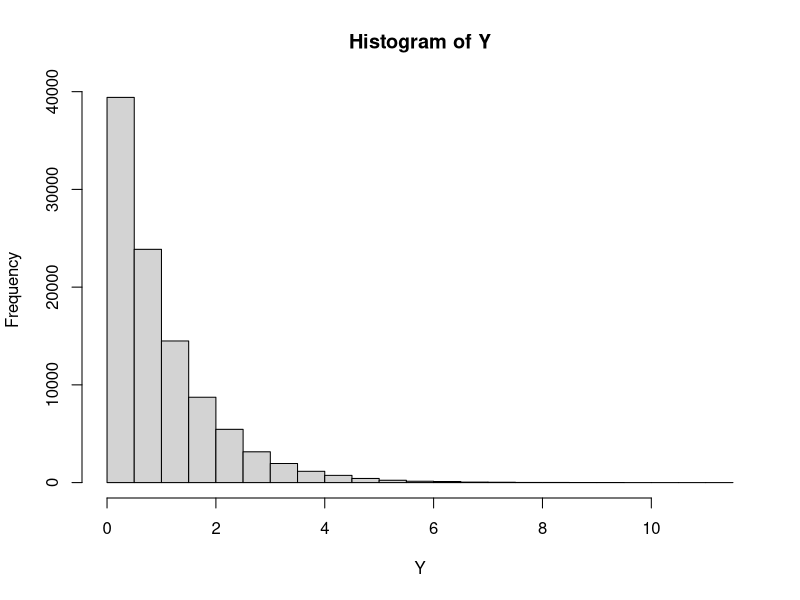
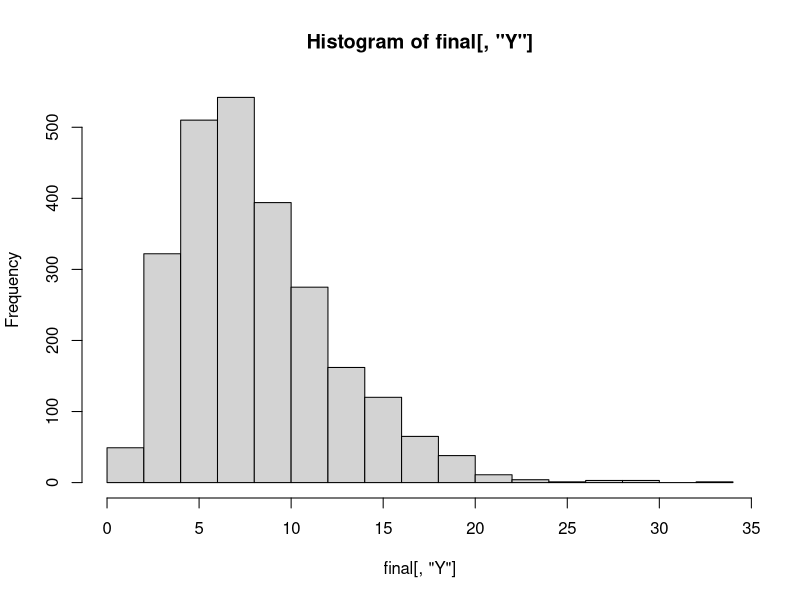
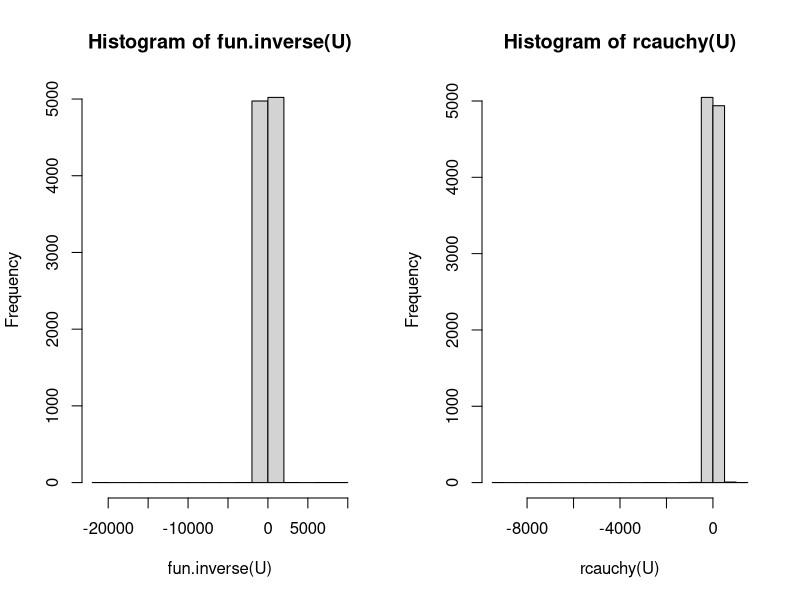
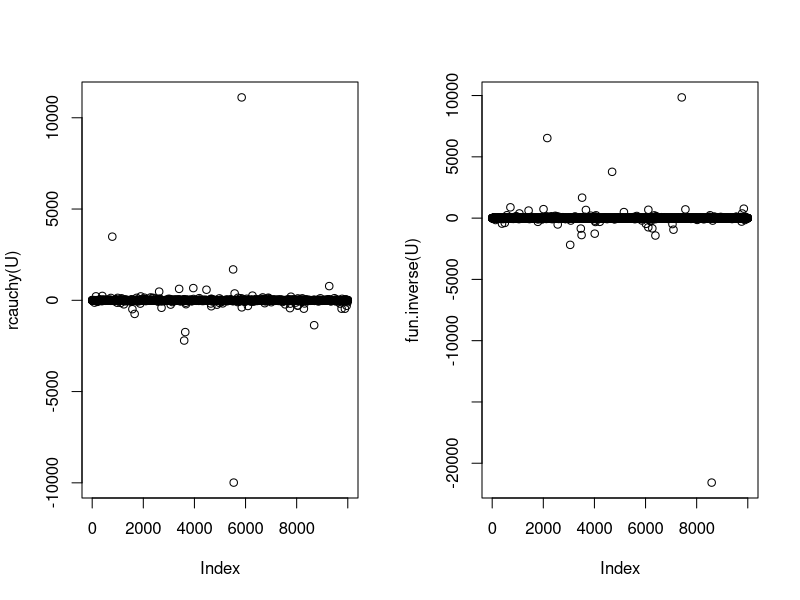
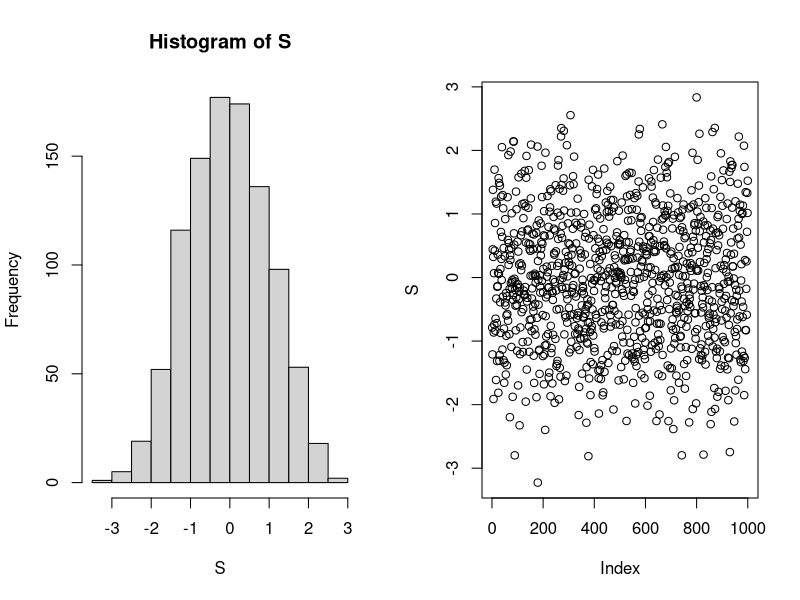
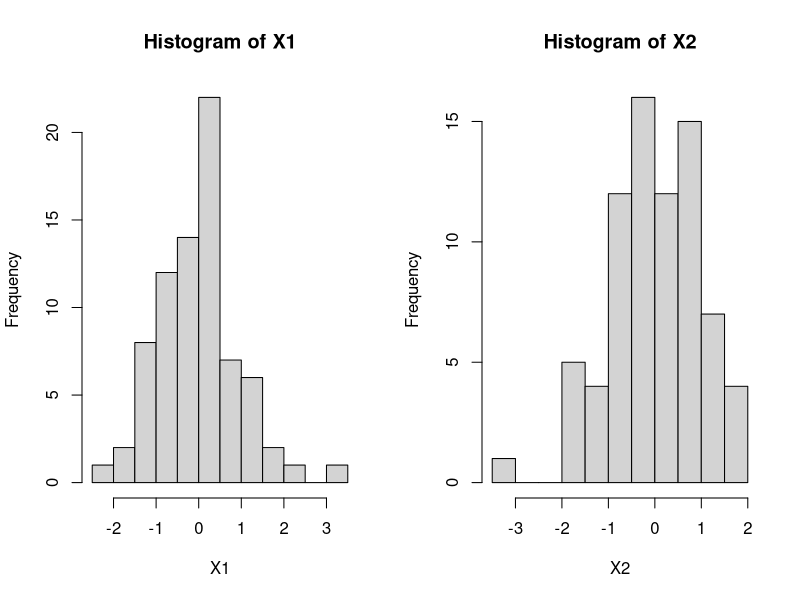

Write R code to recreate these figures, in order. (Note: this script raises an error after producing the figures.)
# 1.3 exercise 

Nsim <- 100000
Y    <- rexp(Nsim)
hist(Y)

##
MM <- matrix(nrow=2500, ncol=4)
for(i in 1:2500){
  MM[i, 1:4] <- rexp(4)
}

Y     <- apply(MM, 1, sum)
final <- cbind(MM, 2*Y)
colnames(final) <- c(paste0("X", 1:4), "Y")

hist(final[, "Y"])
shapiro.test(final[, "Y"])


##1.4 exercise
n <- 10000
fun.inverse <- function(x){
  y <- tan(pi*(x-1/2))
  return(y)
}

par(mfrow=c(1,2))

U <- runif(n)
hist(fun.inverse(U))
hist(rcauchy(U))

mean(fun.inverse(U))
mean(rcauchy(U))

plot(rcauchy(U))
plot(fun.inverse(U))

##1.5
n=1000
S <- numeric(n)
for(i in 1:n){
S[i] <- sum(runif(12, min = -1/2, max = 1/2))
}

mean(S)
var(S)

shapiro.test(S)
hist(S)
plot(S)

## 1.6 

U1 <- rnorm(1000, mean = 3, sd=4)
U2 <- rnorm(1000, mean = 3, sd=4)

X1 <- sqrt(-2*log(U1))*cos(2*pi*U2)
X2 <- sqrt(-2*log(U1))*sin(2*pi*U2)
hist(X1)
hist(X2)

shapiro.test(X1)
shapiro.test(X2)

##1.7

nn <- matrix(rnorm(2000), ncol=2)
m  <- 100 
B  <- matrix(rnorm(m*m), nrow=m, ncol=m)
NN <- B*mean(nn)

test <- B*t(B)
E <- mean(NN)
V <- var(NN)
shapiro.test(E)
test/V

## 1.8 exercise
bases       <- list()
bases.names <- list()
bases[['base_1']]  <- c('2',"3", "4", "5")
bases[['base_2']]  <- c('1', "5", "4")
bases[['base_3']]  <- c('1', "5", "4")
bases[['base_4']]  <- c("1", "2", "3")
bases[['base_5']]  <- c("2", "1", "3")
bases.names[['base_1']]  <- "Kanzasas"
bases.names[['base_2']]  <- "Koloradas"
bases.names[['base_3']]  <- "Misisipe"
bases.names[['base_4']]  <- "Nebraska"
bases.names[['base_5']]  <- "Oklahoma"
s <-numeric()
for(i in 1:1000){
pointer1 <- bases[['base_4']]
pointer2 <- bases[['base_5']]
j<-1
cat(bases.names[['base_4']],"||", bases.names[[paste0('base_5')]], "\n")
while(as.numeric(pointer1[1])!=as.numeric(pointer2[1]) | as.numeric(pointer1[2])!=as.numeric(pointer2[2]) | as.numeric(pointer1[3])!=as.numeric(pointer2[3]) | name1!=name2){
  x <- runif(1)
  y <- runif(1)
  if(length(pointer1)==3 & length(pointer2)==3){
  if(0<=x   & x<=0.33) index1=1
  if(0.33<x & x<=0.66) index1=2
  if(0.66<x & x<=1)    index1=3
  
  if(0<=y   & y<=0.33) index2=1
  if(0.33<y & y<=0.66) index2=2
  if(0.66<y & y<=1)    index2=3
  } else
    if(length(pointer1)==4 & length(pointer2)==3){
      if(0<=x   & x<=0.25) index1=1
      if(0.25<x & x<=0.5)  index1=2
      if(0.5<x & x<=0.75)  index1=3
      if(0.75<x & x<=1)    index1=4
      
      if(0<=y   & y<=0.33) index2=1
      if(0.33<y & y<=0.66) index2=2
      if(0.66<y & y<=1)    index2=3
      }
    if(length(pointer1)==3 & length(pointer2)==4){
      if(0<=y   & y<=0.25) index2=1
      if(0.25<y & y<=0.5)  index2=2
      if(0.5<y & y<=0.75)  index2=3
      if(0.75<y & y<=1)    index2=4
      
      if(0<=x   & x<=0.33) index1=1
      if(0.33<x & x<=0.66) index1=2
      if(0.66<x & x<=1)    index1=3
    }
    pos1 <- pointer1[index1]
    pos2 <- pointer2[index2]
    bases[[paste0('base_', pos1)]] -> pointer1
    bases[[paste0('base_', pos2)]] -> pointer2
    cat(bases.names[[paste0('base_', pos1)]],"||", bases.names[[paste0('base_', pos2)]], "\n")
    name1 <- bases.names[[paste0('base_', pos1)]]
    name2 <- bases.names[[paste0('base_', pos2)]]
    j= j+1

}
cat("----------------- \n")
s[i] <- j -1
}
mean(s)
var(s)

##1.8 example
example <- function(x){
  y <- 1/(1+sin(2*x)*log(x)^2)
  return(y)
}

plot(example(rnorm(1000, sd=0.4, mean=2)))
n   <- 100000
nn  <- runif(n, 0.1, 2.1)
int <- numeric(n-9)
ss  <- example(nn)
for(i in 1:n){
  int[i-9] <- sum(ss[1:i]/i)
}
int[i-9]

#

xx <- c(-1,1,1,-1,-1)
yy <- c(-1,-1,1,1,-1)
plot(xx,yy,type="l") 
x <- cos(seq(0,2*pi,length=100))
y <- sin(seq(0,2*pi,length=100)) 
polygon(x,y,col=3)
points(runif(500,-1,1),
       runif(500,-1,1),pch="*") 

xxx <- runif(100000,-1,1)
yyy <- runif(100000,-1,1) #
s <- numeric(500)
print(s) 
for(i in 1:500) {s[i] <- 4*sum(ifelse(xxx[1:(200*i)]^2+yyy[1:(200*i)]^2<=1,1 ,0))/(200*i)}
print(s) 
plot(1:500,s,type="l") 
lines(1:500,rep(pi,500))
s[500] 

#1.9 exercise
fun <- function(x){
  y <- 1/(1 + sinh(2*x)*log(x)^2)
  return(y)
}
z  <- seq(0.1, 2.1, by=0.001)
plot(fun(z), x=z, col="red", lwd=0.5) 
lines(y=yfit, x=z, col="blue", lwd=2)

library(truncnorm)
n=10000
set.seed(1)
inte <- function(x) {1/(1+sinh(2*x)*log(x)^2)}
rnn = rtruncnorm(n, a=0.1, b=2.1, mean = 1, sd = 0.4)
rezult=mean(inte(rnn)/dtruncnorm(rnn, a=0.1, b=2.1,
                                 mean = 1, sd = 0.4))
rezult 

saveGIF({
  ani.options(nmax = 40)
  animate.integral(inte, 0.1, 2.1) 
}, interval = 0.05, movie.name = "customf.gif", ani.width = 700, ani.height = 700)

#1.12 exercise

set.seed(2)
N=100
X=rnorm(N,sd=5)
eps=rnorm(N)
Y=2+0.3*X+eps # DGP
plot(X,Y)
summary(lm(Y~X)) 

BETA <- numeric()
for(j in 1:1000){
  eps <- rnorm(100)
  X   <- rnorm(100, sd=5)
  Y   <- 2 + 0.3*X +eps
  BETA[j] <- lm(Y~X)$coef[2]
}

sd(BETA)

#1.13

eps <- rnorm(1000)
X1  <- rnorm(1000)
X2  <- 3*X1 + eps
cor(X1, X2)

Y  <- -0.5 + 3*X1 + X2 + rnorm(1000)

BETA1 <- numeric()
BETA2 <- numeric()
for ( i in 1:1000){
  eps <- rnorm(1000)
  X1  <- rnorm(1000)
  X2  <- 3*X1 + eps
  #cor(X1, X2)
  
  Y  <- -0.5 + 3*X1 + X2 + rnorm(1000)
  BETA2[i] <- lm(Y~X1)$coef[2]
  BETA1[i] <- lm(Y~X1+X2)$coef[2]
}

mean(BETA2)
mean(BETA1)

#1.15

BETA1 <- numeric()
BETA2 <- numeric()
for ( i in 1:1000){
  eps <- rnorm(1000)
  X1  <- rnorm(1000)
  X2  <- 3*X1 + eps
  #cor(X1, X2)
  
  Y  <- -0.5 + 3*X1 + rnorm(1000)
  BETA1[i] <- lm(Y~X1)$coef[2]
  BETA2[i] <- lm(Y~X1+X2)$coef[2]
}

mean(BETA1)
mean(BETA2)

#1.15 exercise

T.n <- 15
y=cumsum(rnorm(T.n))
yts=ts(y)
library(dynlm)
T.value <- numeric()
for(j in 1:1000){
  T.n <- 15
  y=cumsum(rnorm(T.n))
  yts=ts(y)
  standart.error <- summary(dynlm(d(yts)~L(yts)-1))$coef[2]
  estimate       <- summary(dynlm(d(yts)~L(yts)-1))$coef[1]
  t.value        <- (estimate - 0)/ standart.error
  T.value[j]     <- t.value
}

hist(T.value)
## bla bla
